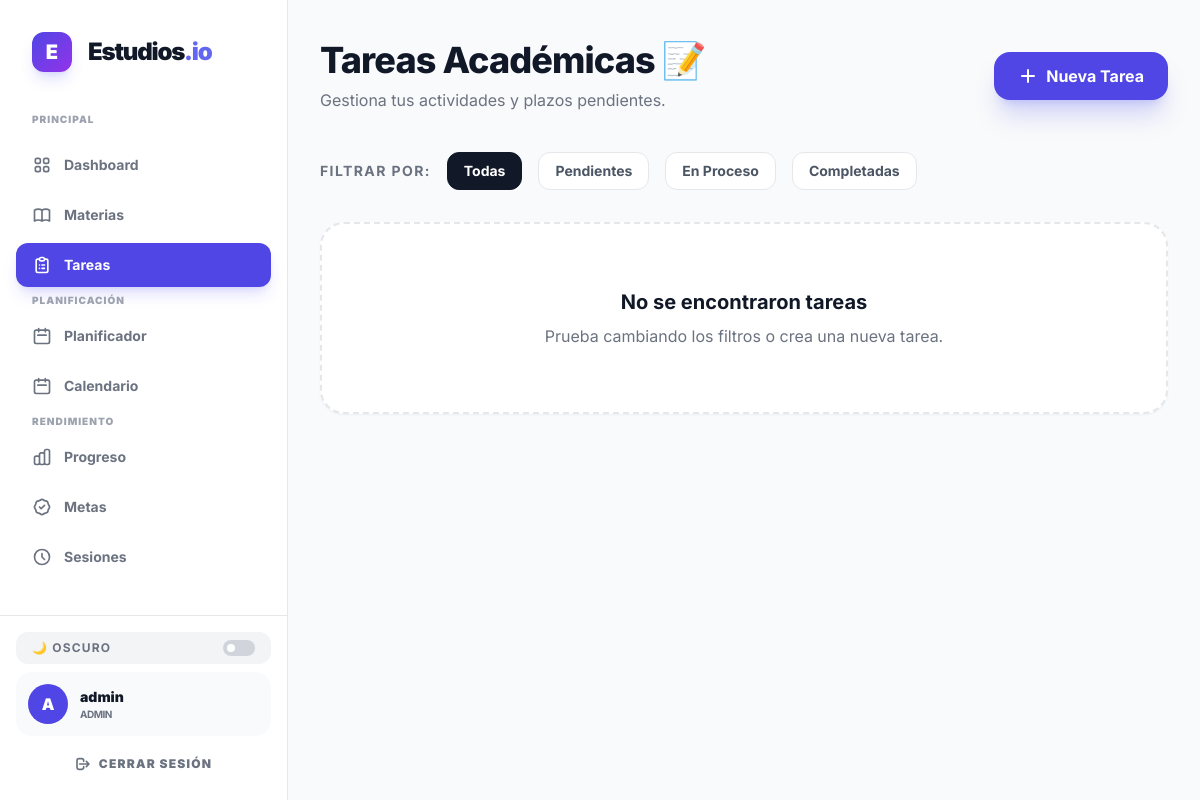
The app's page /study/tasks (signed in) with its own data.
### app/models/user.py (models this page shows, shortened)
class User(db.Model, UserMixin):
    __tablename__ = "users"
    id = db.Column(db.Integer, primary_key=True)
    username = db.Column(db.String(100), unique=True, nullable = False)
    password = db.Column(db.String(255), nullable = False)
    role_id = db.Column(db.Integer, db.ForeignKey('roles.id'), nullable = False)

class Role(db.Model):
    __tablename__="roles"
    id = db.Column(db.Integer, primary_key=True)
    name = db.Column(db.String(100), unique=True, nullable = False)
    users = db.relationship('User', backref = 'role', lazy = True)

### app/api/study.py (the view)
@study_bp.route('/tasks')
@login_required
def list_tasks():
    subjects = Subject.query.filter_by(user_id=current_user.id).all()
    status_filter = request.args.get('status')
    priority_filter = request.args.get('priority')
    query = Task.query.join(Subject).filter(Subject.user_id == current_user.id)
    if status_filter: query = query.filter(Task.status == status_filter)
    if priority_filter: query = query.filter(Task.priority == priority_filter)
    tasks = query.order_by(Task.due_date.asc()).all()
    return render_template('study/tasks.html', tasks=tasks, subjects=subjects, now=datetime.utcnow())

### app/templates/study/tasks.html (shortened to what this page needs)
{% extends base_template %}
{% block content %}
<div class="max-w-7xl mx-auto px-4 sm:px-6 lg:px-8 py-10 w-full">
    <div class="flex flex-col md:flex-row md:items-center justify-between gap-4 mb-10">
        <div>
            <h1 class="text-4xl font-extrabold text-gray-900 dark:text-white tracking-tight">Tareas Académicas 📝</h1>
            <p class="text-gray-500 dark:text-gray-400 mt-2">Gestiona tus actividades y plazos pendientes.</p>
        </div>
        <button onclick="openTaskModal()" class="bg-indigo-600 hover:bg-indigo-700 text-white px-6 py-3 rounded-2xl font-bold transition-all shadow-xl shadow-indigo-500/25 flex items-center gap-2 active:scale-95">
            <svg xmlns="http://www.w3.org/2000/svg" class="h-5 w-5" viewBox="0 0 20 20" fill="currentColor">
                <path fill-rule="evenodd" d="M10 3a1 1 0 011 1v5h5a1 1 0 110 2h-5v5a1 1 0 11-2 0v-5H4a1 1 0 110-2h5V4a1 1 0 011-1z" clip-rule="evenodd" />
            </svg>
            Nueva Tarea
        </button>
    </div>
    <div class="flex flex-wrap items-center gap-4 mb-8">
        <span class="text-sm font-bold text-gray-500 uppercase tracking-widest">Filtrar por:</span>
        <a href="{{ url_for('study.list_tasks') }}" class="px-4 py-2 rounded-xl text-sm font-bold border {% if not request.args.get('status') %}bg-gray-900 dark:bg-white text-white dark:text-gray-900 border-gray-900 dark:border-white{% else %}bg-white dark:bg-gray-900 text-gray-600 dark:text-gray-400 border-gray-200 dark:border-gray-800 hover:border-gray-400 dark:hover:border-gray-700{% endif %} transition-all">Todas</a>
        <a href="{{ url_for('study.list_tasks', status='pending') }}" class="px-4 py-2 rounded-xl text-sm font-bold border {% if request.args.get('status') == 'pending' %}bg-amber-500 text-white border-amber-500{% else %}bg-white dark:bg-gray-900 text-gray-600 dark:text-gray-400 border-gray-200 dark:border-gray-800 hover:border-gray-400 dark:hover:border-gray-700{% endif %} transition-all">Pendientes</a>
        <a href="{{ url_for('study.list_tasks', status='in_progress') }}" class="px-4 py-2 rounded-xl text-sm font-bold border {% if request.args.get('status') == 'in_progress' %}bg-indigo-500 text-white border-indigo-500{% else %}bg-white dark:bg-gray-900 text-gray-600 dark:text-gray-400 border-gray-200 dark:border-gray-800 hover:border-gray-400 dark:hover:border-gray-700{% endif %} transition-all">En Proceso</a>
        <a href="{{ url_for('study.list_tasks', status='completed') }}" class="px-4 py-2 rounded-xl text-sm font-bold border {% if request.args.get('status') == 'completed' %}bg-emerald-500 text-white border-emerald-500{% else %}bg-white dark:bg-gray-900 text-gray-600 dark:text-gray-400 border-gray-200 dark:border-gray-800 hover:border-gray-400 dark:hover:border-gray-700{% endif %} transition-all">Completadas</a>
    </div>
    {% if not tasks %}
    <div class="bg-white dark:bg-gray-900/50 border-2 border-dashed border-gray-200 dark:border-gray-800 rounded-3xl p-16 text-center shadow-sm dark:shadow-none">
        <h3 class="text-xl font-bold text-gray-900 dark:text-white mb-2">No se encontraron tareas</h3>
        <p class="text-gray-500 dark:text-gray-400">Prueba cambiando los filtros o crea una nueva tarea.</p>
    </div>
        {% endif %}
</div>
{% endblock %}

### app/templates/components/sidebar.html (shortened to what this page needs)
<aside class="w-72 bg-white dark:bg-gray-900 border-r border-gray-200 dark:border-white/5 flex flex-col h-full z-50 transition-all duration-300">
    <div class="p-8">
        <a href="{{ url_for('main.inicio') }}" class="flex items-center gap-4 group">
            <div class="w-10 h-10 bg-gradient-to-br from-indigo-600 to-purple-600 rounded-xl flex items-center justify-center shadow-lg shadow-indigo-500/20 group-hover:scale-110 transition-transform">
                <span class="text-white font-black text-xl">E</span>
            </div>
            <span class="text-2xl font-black text-gray-900 dark:text-white tracking-tighter">Estudios<span class="text-indigo-500">.io</span></span>
        </a>
    </div>
    <nav class="flex-1 px-4 space-y-1.5 sidebar-scroll overflow-y-auto">
        <p class="px-4 text-[10px] font-black text-gray-400 dark:text-gray-500 uppercase tracking-widest mb-4 mt-2">Principal</p>
        <a href="{{ url_for('main.inicio') }}"
           class="flex items-center gap-3 px-4 py-3 text-sm font-bold rounded-xl transition-all duration-200 group
           {% if request.path == url_for('main.inicio') %} bg-indigo-600 text-white shadow-lg shadow-indigo-500/20 {% else %} text-gray-500 dark:text-gray-400 hover:text-gray-900 dark:hover:text-white hover:bg-gray-100 dark:hover:bg-white/5 {% endif %}">
            Dashboard
        </a>
        <a href="{{ url_for('study.list_subjects') }}"
           class="flex items-center gap-3 px-4 py-3 text-sm font-bold rounded-xl transition-all duration-200 group
           {% if '/study/subjects' in request.path %} bg-indigo-600 text-white shadow-lg shadow-indigo-500/20 {% else %} text-gray-500 dark:text-gray-400 hover:text-gray-900 dark:hover:text-white hover:bg-gray-100 dark:hover:bg-white/5 {% endif %}">
            Materias
        </a>
        <a href="{{ url_for('study.list_tasks') }}"
           class="flex items-center gap-3 px-4 py-3 text-sm font-bold rounded-xl transition-all duration-200 group
           {% if '/study/tasks' in request.path %} bg-indigo-600 text-white shadow-lg shadow-indigo-500/20 {% else %} text-gray-500 dark:text-gray-400 hover:text-gray-900 dark:hover:text-white hover:bg-gray-100 dark:hover:bg-white/5 {% endif %}">
            <svg class="w-5 h-5" fill="none" viewBox="0 0 24 24" stroke="currentColor" stroke-width="2">
                <path stroke-linecap="round" stroke-linejoin="round" d="M9 5H7a2 2 0 00-2 2v12a2 2 0 002 2h10a2 2 0 002-2V7a2 2 0 00-2-2h-2M9 5a2 2 0 002 2h2a2 2 0 002-2M9 5a2 2 0 012-2h2a2 2 0 012 2m-3 7h3m-3 4h3m-6-4h.01M9 16h.01" />
            </svg>
            Tareas
        </a>
        <p class="px-4 text-[10px] font-black text-gray-400 dark:text-gray-500 uppercase tracking-widest mb-4 mt-8">Planificación</p>
        <a href="{{ url_for('study.planner') }}"
           class="flex items-center gap-3 px-4 py-3 text-sm font-bold rounded-xl transition-all duration-200 group
           {% if '/study/planner' in request.path %} bg-indigo-600 text-white shadow-lg shadow-indigo-500/20 {% else %} text-gray-500 dark:text-gray-400 hover:text-gray-900 dark:hover:text-white hover:bg-gray-100 dark:hover:bg-white/5 {% endif %}">
            <svg class="w-5 h-5" fill="none" viewBox="0 0 24 24" stroke="currentColor" stroke-width="2">
                <path stroke-linecap="round" stroke-linejoin="round" d="M8 7V3m8 4V3m-9 8h10M5 21h14a2 2 0 002-2V7a2 2 0 00-2-2H5a2 2 0 00-2 2v12a2 2 0 002 2z" />
            </svg>
            Planificador
        </a>
        <a href="{{ url_for('study.view_calendar') }}"
           class="flex items-center gap-3 px-4 py-3 text-sm font-bold rounded-xl transition-all duration-200 group
           {% if '/study/calendar' in request.path %} bg-indigo-600 text-white shadow-lg shadow-indigo-500/20 {% else %} text-gray-500 dark:text-gray-400 hover:text-gray-900 dark:hover:text-white hover:bg-gray-100 dark:hover:bg-white/5 {% endif %}">
            <svg class="w-5 h-5" fill="none" viewBox="0 0 24 24" stroke="currentColor" stroke-width="2">
                <path stroke-linecap="round" stroke-linejoin="round" d="M8 7V3m8 4V3m-9 8h10M5 21h14a2 2 0 002-2V7a2 2 0 00-2-2H5a2 2 0 00-2 2v12a2 2 0 002 2z" />
            </svg>
            Calendario
        </a>
        <p class="px-4 text-[10px] font-black text-gray-400 dark:text-gray-500 uppercase tracking-widest mb-4 mt-8">Rendimiento</p>
        <a href="{{ url_for('study.view_analytics') }}"
           class="flex items-center gap-3 px-4 py-3 text-sm font-bold rounded-xl transition-all duration-200 group
           {% if '/study/analytics' in request.path %} bg-indigo-600 text-white shadow-lg shadow-indigo-500/20 {% else %} text-gray-500 dark:text-gray-400 hover:text-gray-900 dark:hover:text-white hover:bg-gray-100 dark:hover:bg-white/5 {% endif %}">
            Progreso
        </a>
        <a href="{{ url_for('study.list_goals') }}"
           class="flex items-center gap-3 px-4 py-3 text-sm font-bold rounded-xl transition-all duration-200 group
           {% if '/study/goals' in request.path %} bg-indigo-600 text-white shadow-lg shadow-indigo-500/20 {% else %} text-gray-500 dark:text-gray-400 hover:text-gray-900 dark:hover:text-white hover:bg-gray-100 dark:hover:bg-white/5 {% endif %}">
            Metas
        </a>
        <a href="{{ url_for('study.list_sessions') }}"
           class="flex items-center gap-3 px-4 py-3 text-sm font-bold rounded-xl transition-all duration-200 group
           {% if '/study/sessions' in request.path %} bg-indigo-600 text-white shadow-lg shadow-indigo-500/20 {% else %} text-gray-500 dark:text-gray-400 hover:text-gray-900 dark:hover:text-white hover:bg-gray-100 dark:hover:bg-white/5 {% endif %}">
            <svg class="w-5 h-5" fill="none" viewBox="0 0 24 24" stroke="currentColor" stroke-width="2">
                <path stroke-linecap="round" stroke-linejoin="round" d="M12 8v4l3 3m6-3a9 9 0 11-18 0 9 9 0 0118 0z" />
            </svg>
            Sesiones
        </a>
    </nav>
    <div class="p-4 border-t border-gray-200 dark:border-white/5 space-y-2">
        <button id="theme-toggle"
                class="flex items-center justify-between w-full px-4 py-2 text-xs font-bold text-gray-500 dark:text-gray-400 uppercase tracking-widest bg-gray-100 dark:bg-white/5 rounded-xl hover:bg-gray-200 dark:hover:bg-white/10 transition-all group">
            <span class="flex items-center gap-2">
                <span id="theme-toggle-dark-icon" class="hidden">🌙 Oscuro</span>
            </span>
            <div class="w-8 h-4 bg-gray-300 dark:bg-gray-700 rounded-full relative transition-colors group-hover:bg-indigo-600">
                <div id="theme-toggle-dot" class="absolute top-1 left-1 w-2 h-2 bg-white rounded-full transition-all"></div>
            </div>
        </button>
        <div class="flex items-center gap-3 p-3 bg-gray-50 dark:bg-white/5 rounded-2xl mb-1">
            <div class="w-10 h-10 bg-indigo-600 rounded-full flex items-center justify-center text-white font-black">
                {{ current_user.username[0].upper() }}
            </div>
            <div class="min-w-0">
                <p class="text-sm font-black text-gray-900 dark:text-white truncate">{{ current_user.username }}</p>
                <p class="text-[10px] text-gray-500 font-bold uppercase tracking-tighter">{{ current_user.role.name }}</p>
            </div>
        </div>
        <a href="{{ url_for('auth.logout') }}"
           class="flex items-center justify-center gap-2 w-full py-3 bg-transparent text-gray-500 dark:text-gray-500 hover:text-red-600 dark:hover:text-red-400 text-xs font-black uppercase tracking-widest transition-all rounded-xl hover:bg-red-50 dark:hover:bg-red-500/10">
            <svg class="w-4 h-4" fill="none" viewBox="0 0 24 24" stroke="currentColor" stroke-width="2.5">
                <path stroke-linecap="round" stroke-linejoin="round" d="M17 16l4-4m0 0l-4-4m4 4H7m6 4v1a3 3 0 01-3 3H6a3 3 0 01-3-3V7a3 3 0 013-3h4a3 3 0 013 3v1" />
            </svg>
            Cerrar Sesión
        </a>
    </div>
</aside>

### app/templates/base.html (style rules this page uses)
body { font-family: 'Inter', sans-serif; }

### records on screen
User: username "A", username "admin"
Role: role.name "ADMIN"
